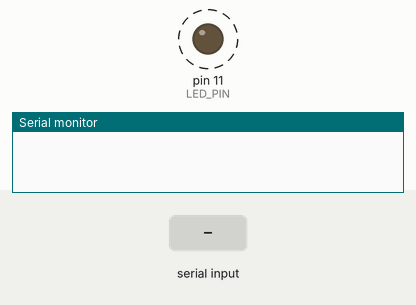
Simulated run of this sketch. Board: Arduino Uno, built with avr-gcc and run on an emulated ATmega328P. On the bench: output pins drawn as LEDs (lit = HIGH), the last lines printed to the serial monitor. Dashed ring = blinking. The test bench sets the inputs (shaded band).

Above: at 1.27 s.
1.3 s: "90,45\n" received over Serial
2.8 s: "30,150\n" received over Serial
At 3.7 s:
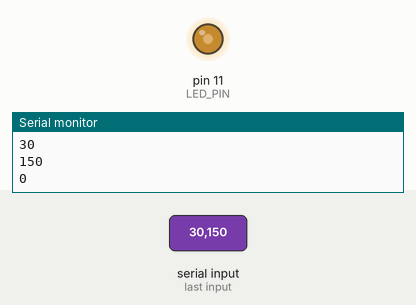
Timing chart, 0 to 5.8 s (numbered marks = the images above; inputs shaded):
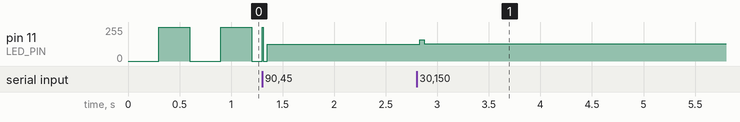

The sketch:

arduino_led_blink_rate.ino
```cpp
#define LED_PIN 11

unsigned long blinkInterval = 300;
unsigned long previousTime = millis();
int ledState = LOW;
void setup(){
    Serial.begin(115200);
    Serial.setTimeout(10);
    pinMode(LED_PIN, OUTPUT);
    digitalWrite(LED_PIN, LOW);
}


void loop(){
    unsigned long timeNow = millis();
    if(Serial.available() > 0){
        unsigned long value = Serial.parseInt();
        blinkInterval = value;
        Serial.println(value);
    }
    if(timeNow - previousTime >= blinkInterval){
        ledState = ledState == LOW ? HIGH : LOW;
        digitalWrite(LED_PIN, ledState);
        previousTime += blinkInterval;
    }
}
```

Measured:
- after the input at 2.8 s, pin 11 (LED_PIN): 127/255 → 128/255 at once
